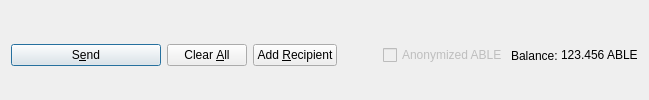
         <widget class="QFrame" name="frame_Send">
          <layout class="QHBoxLayout" name="horizontalLayout">
           <property name="bottomMargin">
            <number>0</number>
           </property>
           <item>
            <widget class="QPushButton" name="sendButton">
             <property name="minimumSize">
              <size>
               <width>150</width>
               <height>0</height>
              </size>
             </property>
             <property name="toolTip">
              <string>Confirm the send action</string>
             </property>
             <property name="text">
              <string>S&amp;end</string>
             </property>
             <property name="icon">
              <iconset resource="../able.qrc">
               <normaloff>:/icons/send</normaloff>:/icons/send</iconset>
             </property>
             <property name="autoDefault">
              <bool>false</bool>
             </property>
             <property name="default">
              <bool>true</bool>
             </property>
            </widget>
           </item>
           <item>
            <widget class="QPushButton" name="clearButton">
             <property name="sizePolicy">
              <sizepolicy hsizetype="Minimum" vsizetype="Fixed">
               <horstretch>0</horstretch>
               <verstretch>0</verstretch>
              </sizepolicy>
             </property>
             <property name="toolTip">
              <string>Clear all fields of the form.</string>
             </property>
             <property name="text">
              <string>Clear &amp;All</string>
             </property>
             <property name="icon">
              <iconset resource="../able.qrc">
               <normaloff>:/icons/remove</normaloff>:/icons/remove</iconset>
             </property>
             <property name="autoDefault">
              <bool>false</bool>
             </property>
            </widget>
           </item>
           <item>
            <widget class="QPushButton" name="addButton">
             <property name="toolTip">
              <string>Send to multiple recipients at once</string>
             </property>
             <property name="text">
              <string>Add &amp;Recipient</string>
             </property>
             <property name="icon">
              <iconset resource="../able.qrc">
               <normaloff>:/icons/add</normaloff>:/icons/add</iconset>
             </property>
             <property name="autoDefault">
              <bool>false</bool>
             </property>
            </widget>
           </item>
           <item>
            <spacer name="horizontalSpacer">
             <property name="orientation">
              <enum>Qt::Horizontal</enum>
             </property>
             <property name="sizeHint" stdset="0">
              <size>
               <width>40</width>
               <height>20</height>
              </size>
             </property>
            </spacer>
           </item>
           <item>
            <layout class="QHBoxLayout" name="horizontalLayout_2">
             <property name="spacing">
              <number>3</number>
             </property>
             <item>
              <widget class="QCheckBox" name="checkzABLE">
               <property name="enabled">
                <bool>false</bool>
               </property>
               <property name="text">
                <string>Anonymized ABLE</string>
               </property>
              </widget>
             </item>
             <item>
              <widget class="QLabel" name="label">
               <property name="text">
                <string>Balance:</string>
               </property>
              </widget>
             </item>
             <item>
              <widget class="QLabel" name="labelBalance">
               <property name="sizePolicy">
                <sizepolicy hsizetype="Preferred" vsizetype="Fixed">
                 <horstretch>0</horstretch>
                 <verstretch>0</verstretch>
                </sizepolicy>
               </property>
               <property name="cursor">
                <cursorShape>IBeamCursor</cursorShape>
               </property>
               <property name="text">
                <string notr="true">123.456 ABLE</string>
               </property>
               <property name="textInteractionFlags">
                <set>Qt::LinksAccessibleByMouse|Qt::TextSelectableByKeyboard|Qt::TextSelectableByMouse</set>
               </property>
              </widget>
             </item>
            </layout>
           </item>
          </layout>
         </widget>
